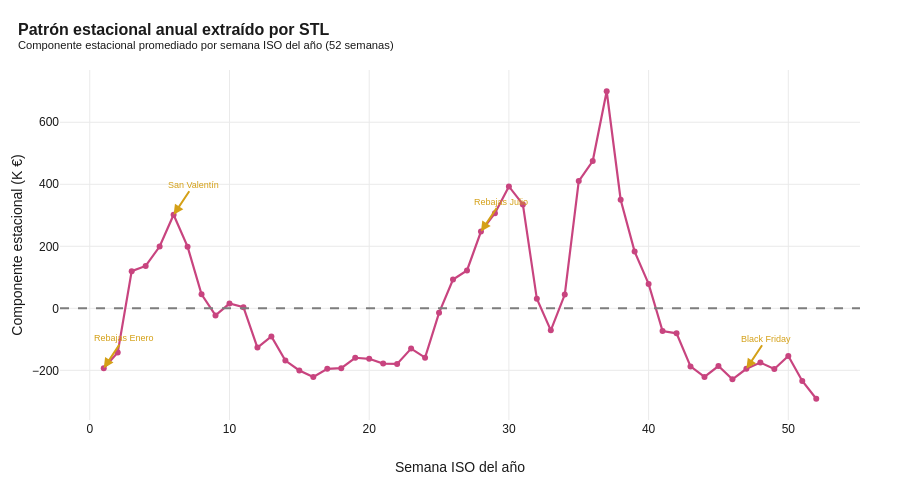

The notebook cell saved with this chart:
### Code cell
# 2.3 Análisis del componente estacional: patrón semanal típico del año
patron_semanal = seasonal.groupby(seasonal.index.isocalendar().week).mean()

fig = go.Figure()
fig.add_trace(go.Scatter(
    x=patron_semanal.index, y=patron_semanal.values/1e3,
    mode="lines+markers", line=dict(color=COLOR_NACIONAL, width=2.2),
    marker=dict(size=6, color=COLOR_NACIONAL),
    hovertemplate="Semana %{x}<br>Componente estacional: %{y:.1f} K €<extra></extra>"
))
fig.add_hline(y=0, line_dash="dash", line_color=COLOR_NEUTRO)

# Marcadores de eventos clave
eventos_marcadores = [(6, "San Valentín"), (47, "Black Friday"), (1, "Rebajas Enero"), (28, "Rebajas Julio")]
for sem, evento in eventos_marcadores:
    if sem in patron_semanal.index:
        valor = patron_semanal.loc[sem]
        fig.add_annotation(x=sem, y=valor/1e3, text=evento, showarrow=True,
                            arrowhead=2, arrowsize=1, arrowcolor=COLOR_DESTACAR,
                            ax=20, ay=-30, font=dict(size=9, color=COLOR_DESTACAR))

fig.update_layout(
    title=dict(text="<b>Patrón estacional anual extraído por STL</b><br><sup>Componente estacional promediado por semana ISO del año (52 semanas)</sup>"),
    xaxis_title="Semana ISO del año",
    yaxis_title="Componente estacional (K €)",
    height=480,
)
guardar_y_mostrar(fig, "03_patron_estacional_anual")

### Figure 1 — Plotly figure (JSON) as saved in the notebook; plotly's stock layout.template omitted (floating-point values rounded to 4 significant figures)
{"data": [{"hovertemplate": "Semana %{x}<br>Componente estacional: %{y:.1f} K €<extra></extra>", "line": {"color": "#C8447F", "width": 2.2}, "marker": {"color": "#C8447F", "size": 6}, "mode": "lines+markers", "type": "scatter", "x": [1, 2, 3, 4, 5, 6, 7, 8, 9, 10, 11, 12, 13, 14, 15, 16, 17, 18, 19, 20, 21, 22, 23, 24, 25, 26, 27, 28, 29, 30, 31, 32, 33, 34, 35, 36, 37, 38, 39, 40, 41, 42, 43, 44, 45, 46, 47, 48, 49, 50, 51, 52], "y": [-192.9, -142.8, 119.8, 136.7, 199.3, 301.6, 198.8, 45.22, -22.99, 15.36, 3.593, -126.6, -90.65, -168.6, -200.6, -221.6, -195.2, -193.1, -159.5, -162.8, -178.1, -179.5, -129.9, -159.1, -14.61, 92.58, 122.0, 247.7, 306.5, 393.1, 335.0, 30.71, -71.11, 44.31, 410.5, 474.9, 700.1, 350.2, 183.0, 78.73, -73.34, -80.76, -187.4, -221.1, -186.1, -229.0, -195.1, -175.1, -195.5, -153.9, -234.3, -291.6]}], "layout": {"annotations": [{"arrowcolor": "#D4A017", "arrowhead": 2, "arrowsize": 1, "ax": 20, "ay": -30, "font": {"color": "#D4A017", "size": 9}, "showarrow": true, "text": "San Valentín", "x": 6, "y": 301.6}, {"arrowcolor": "#D4A017", "arrowhead": 2, "arrowsize": 1, "ax": 20, "ay": -30, "font": {"color": "#D4A017", "size": 9}, "showarrow": true, "text": "Black Friday", "x": 47, "y": -195.1}, {"arrowcolor": "#D4A017", "arrowhead": 2, "arrowsize": 1, "ax": 20, "ay": -30, "font": {"color": "#D4A017", "size": 9}, "showarrow": true, "text": "Rebajas Enero", "x": 1, "y": -192.9}, {"arrowcolor": "#D4A017", "arrowhead": 2, "arrowsize": 1, "ax": 20, "ay": -30, "font": {"color": "#D4A017", "size": 9}, "showarrow": true, "text": "Rebajas Julio", "x": 28, "y": 247.7}], "height": 480, "shapes": [{"line": {"color": "#7D7D7D", "dash": "dash"}, "type": "line", "x0": 0, "x1": 1, "xref": "x domain", "y0": 0, "y1": 0, "yref": "y"}], "title": {"text": "<b>Patrón estacional anual extraído por STL</b><br><sup>Componente estacional promediado por semana ISO del año (52 semanas)</sup>"}, "xaxis": {"title": {"text": "Semana ISO del año"}}, "yaxis": {"title": {"text": "Componente estacional (K €)"}}}}
